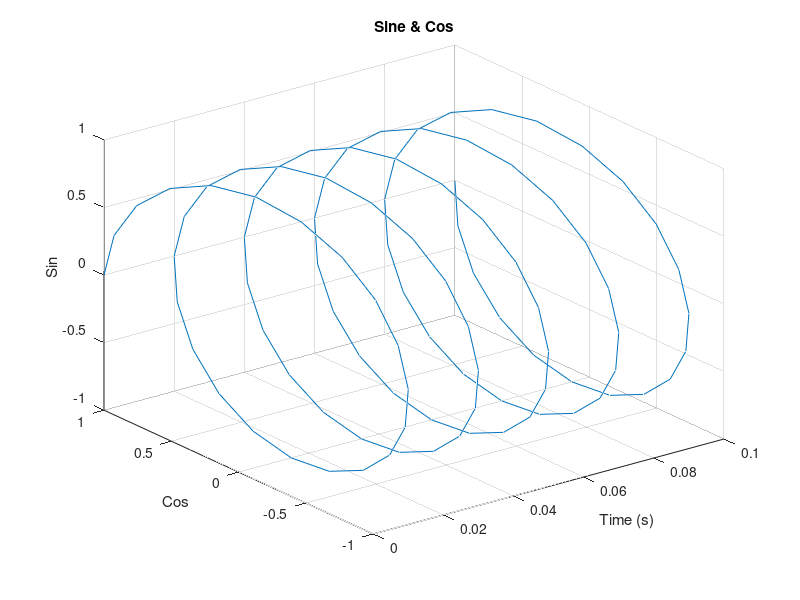

MATLAB code for this plot:
%sine & wave figure
f = 50; 
tp = 1 / f;
samples = 20;
t = 0:tp/samples:5*tp;
x = cos(2*pi*f*t);
y = sin(2*pi*f*t);
plot3(t,x,y)
title('Sine & Cos')
xlabel('Time (s)')
ylabel('Cos')
zlabel('Sin')
grid on